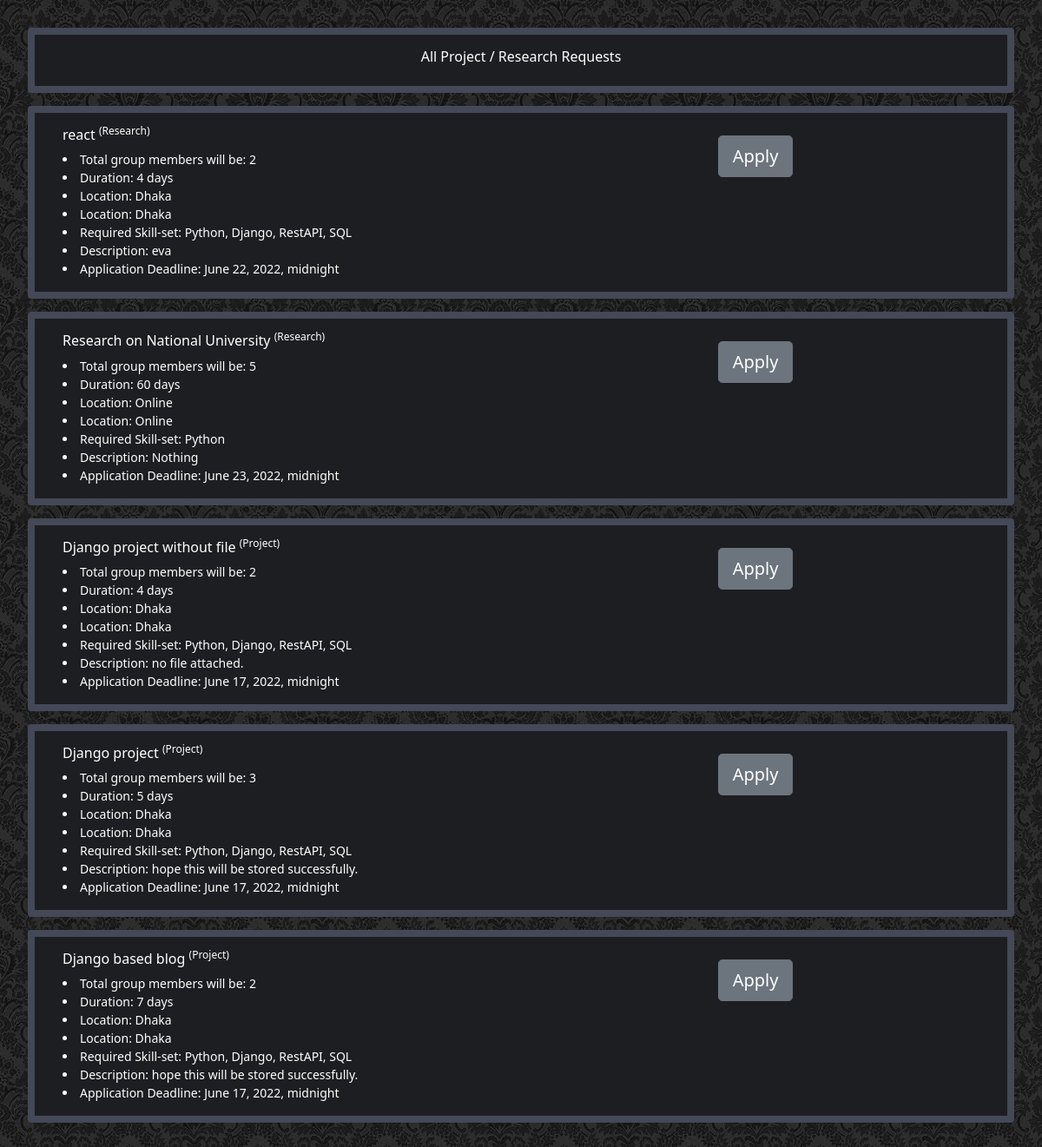
The app's page /posts/display-requests/ with its own data.
### App_post/models.py (models this page shows, shortened)
class PartnerRequestModel(models.Model):
    title = models.CharField(max_length=500, unique=True)
    type = models.CharField(max_length=100)
    total_participants = models.PositiveIntegerField(blank=False)
    project_duration = models.PositiveIntegerField(blank=False)
    location = models.CharField(max_length=500, blank=False)
    required_skills = models.CharField(max_length=800, blank=False)
    author = models.ForeignKey(User, on_delete=models.CASCADE, related_name='activity_post_author')
    related_file = models.FileField(upload_to='project_info_files', blank=True, null=True)
    description = models.TextField()
    application_deadline = models.DateTimeField()
    created_on = models.DateTimeField(auto_now_add=True)
    status = models.BooleanField(default=False)
    class Meta:
        ordering = ['-created_on']

### App_post/views.py (the view)
# urls.py: path('display-requests/', views.display_partner_requests, name='display-requests'),
def display_partner_requests(request):
    requests = PartnerRequestModel.objects.all()
    content = {
        'requests': requests,
    }
    return render(request, 'App_post/display_requests.html', context=content)

### templates/App_post/display_requests.html (shortened to what this page needs)
{% load static %}
<!DOCTYPE html>
<html lang="en">
<head>
    <link href="https://cdn.jsdelivr.net/npm/bootstrap@5.1.3/dist/css/bootstrap.min.css" rel="stylesheet"
>
</head>
<body>
<div class="container-fluid">
    <div class="card">
        <div class="card-body">
            <h6 class="card-title text-center">All Project / Research Requests</span>
            </h6>
        </div>
    </div>
    {% for r in requests %}
        <div class="card" style="margin-top: 15px;">
            <div class="card-body">
                <div class="row">
                    <div class="col-lg-08 col-md-6 col-sm-12">
                        <h6 class="card-title">{{ r.title }} <sup
                                style="font-weight: 200; font-size: 12px">({{ r.type }})</sup></h6>
                        <li style="font-weight: 200; font-size: 14px">Total group members will
                            be: {{ r.total_participants }}</li>
                        <li style="font-weight: 200; font-size: 14px">Duration: {{ r.project_duration }} days</li>
                        <li style="font-weight: 200; font-size: 14px">Location: {{ r.location }}</li>
                        <li style="font-weight: 200; font-size: 14px">Location: {{ r.location }}</li>
                        <li style="font-weight: 200; font-size: 14px">Required Skill-set: {{ r.required_skills }}</li>
                        <li style="font-weight: 200; font-size: 14px">Description: {{ r.description }}</li>
                        <li style="font-weight: 200; font-size: 14px">Application
                            Deadline: {{ r.application_deadline }}</li>
                    </div>
                    <div class="col-lg-04 col-md-6 col-sm-12 form-group"
                         style="text-align: center">
                            <a href="{% url 'App_post:apply-for-participation' pk=r.id %}" class="btn btn-secondary btn-lg" type="submit" style="margin-top: 10px">Apply
                            </a>
                    </div>
                </div>
            </div>
        </div>
    {% endfor %}
</div>
</body>
</html>

### records on screen
PartnerRequestModel: title "react", type "Research", total_participants "2", project_duration "4", location "Dhaka", required_skills "Python, Django, RestAPI, SQL", description "eva", application_deadline "June 22, 2022, midnight"
PartnerRequestModel: title "Research on National University", type "Research", total_participants "5", project_duration "60", location "Online", required_skills "Python", description "Nothing", application_deadline "June 23, 2022, midnight"
PartnerRequestModel: title "Django project without file", type "Project", total_participants "2", project_duration "4", location "Dhaka", required_skills "Python, Django, RestAPI, SQL", description "no file attached.", application_deadline "June 17, 2022, midnight"
PartnerRequestModel: title "Django project", type "Project", total_participants "3", project_duration "5", location "Dhaka", required_skills "Python, Django, RestAPI, SQL", description "hope this will be stored successfully.", application_deadline "June 17, 2022, midnight"
PartnerRequestModel: title "Django based blog", type "Project", total_participants "2", project_duration "7", location "Dhaka", required_skills "Python, Django, RestAPI, SQL", description "hope this will be stored successfully.", application_deadline "June 17, 2022, midnight"
